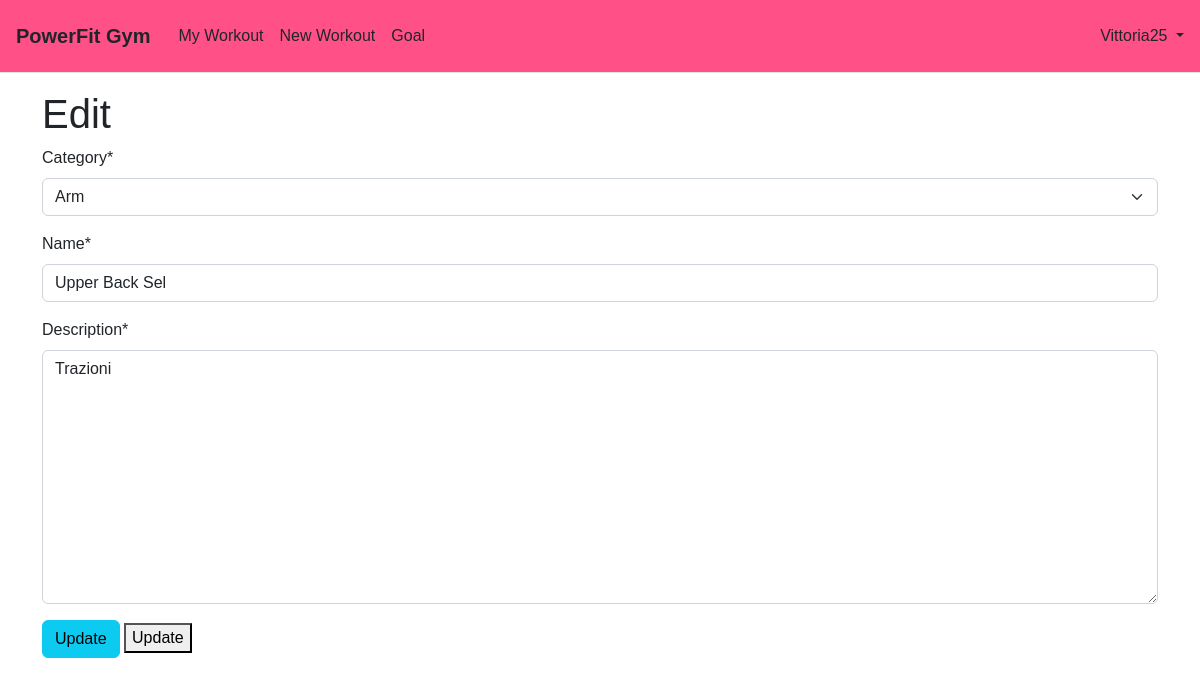
The app's page /exercises/14/edit/ (signed in) with its own data.
### accounts/models.py (models this page shows)
class CustomUser(AbstractUser):
    age = models.PositiveIntegerField(null=True, blank=True)

### exercises/models.py (models this page shows, shortened)
class Esercizi(models.Model):
    class EnumCategory(models.TextChoices):
        Arm = "AR", _("Arm")
        Abdomen = "AB", _("Abdomen")
        Leg = "L", _("Leg")
    ExID = models.IntegerField(default=0, unique=True, db_index=True)
    category = models.CharField(max_length=2, choices=EnumCategory.choices, default=EnumCategory.Arm)
    name = models.CharField(max_length=255)
    description = models.TextField(max_length=255)
    ripetizioni = models.IntegerField(default=1)
    carico = models.IntegerField(default=0)
    isDefault = models.BooleanField(default=True)

### exercises/views.py (the view)
# urls.py: path("<int:pk>/edit/", views.EserciziUpdateView.as_view(), name="article_edit"),
class EserciziUpdateView(UpdateView):  # new
    model = Esercizi
    fields = ("category", "name", "description")
    template_name = "article_edit.html"

### templates/article_edit.html
{% extends "base.html" %}
{% load crispy_forms_tags %}
{% block content %}
<h1>Edit</h1>
<form action="" method="post">{% csrf_token %}
  {{ form|crispy }}
  <button class="btn btn-info ml-2" type="submit">Update</button>
  <button type="submit">Update</button>
</form>
{% endblock content %}

### templates/base.html (shortened to what this page needs)
<!DOCTYPE html>
<html>
<head>
    {% load static %}
    <link href="https://cdn.jsdelivr.net/npm/bootstrap@5.2.3/dist/css/bootstrap.min.css" rel="stylesheet"
>
</head>
<body style="font-family: sans-serif;">
<header class="p-3 mb-3 border-bottom" style="background: #ff5188; position: fixed; width: 100%; top: 0; z-index: 1;">
    <div class="d-flex flex-wrap align-items-center justify-content-center
        justify-content-lg-start">
        <div style="padding-right: 20px; font-size: 20px;"><a class="navbar-brand middle_space" href="{% url 'home' %}"><b>PowerFit Gym</b></a>
        </div>
        <ul class="nav col-12 col-lg-auto me-lg-auto mb-2 justify-content-center
          mb-md-0">
            {% if user.is_authenticated %}
                <li><a href="{% url 'my_workout' %}" class="nav-link px-2 link-dark">My Workout</a></li>
                <li><a href="{% url 'article_new' %}" class="nav-link px-2 link-dark">New Workout</a></li>
                <li><a href="{% url 'ex_done' %}" class="nav-link px-2 link-dark">Goal</a></li>
                </ul>
                <div class="dropdown text-end">
                    <a href="#" class="d-block link-dark text-decoration-none dropdown-toggle" id="dropdownUser1"
                       data-bs-toggle="dropdown" aria-expanded="false">
                        {{ user.username }}
                    </a>
                </div>
            {% endif %}
    </div>
</header>
<main>
    <div class="container" style="margin-top: 90px">
        {% block content %}
        {% endblock content %}
    </div>
</main>
</body>
</html>

### records on screen
CustomUser: username "Vittoria25"
Esercizi: category "Arm", name "Upper Back Sel", description "Trazioni"
